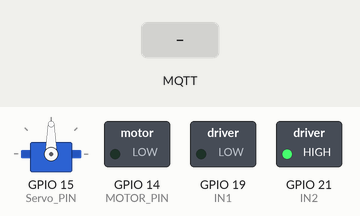
Bench run of a program on a simulated ESP32. On the bench: servo, switched loads named in the program (green lamp = pin HIGH). The test bench sets the inputs (shaded band). WiFi joins after 1.5 s; servers stay silent unless stated; no MQTT or app messages arrive unless stated; what the program prints to the serial monitor is not drawn.

Above: at 5.7 s.
5.8 s: MQTT message "1" arrives on the first subscribed topic
At 6.7 s:
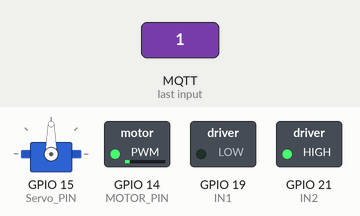
7.3 s: MQTT message "pk/dk/Quat" arrives on the second subscribed topic
At 7.8 s:
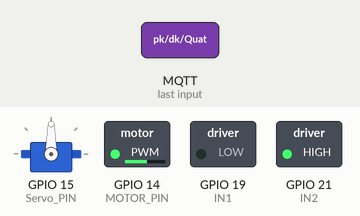
8.8 s: MQTT message "ON2" arrives on the third subscribed topic
At 10.0 s:
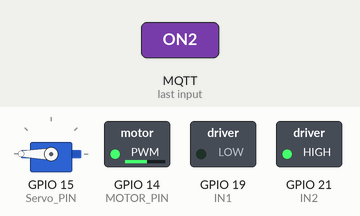
10.3 s: MQTT message "pk/dk/Quat" arrives on the first subscribed topic
At 11.3 s:
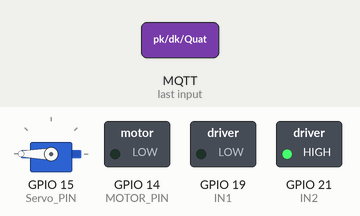
11.8 s: MQTT message "ON1" arrives on the third subscribed topic
At 12.5 s:
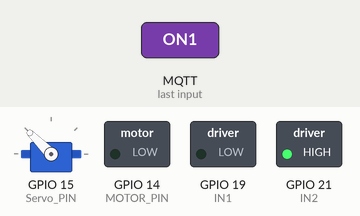
13.3 s: MQTT message "pk/dk/Rem" arrives on the second subscribed topic
At 13.6 s:
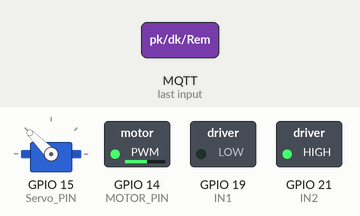
Timing chart, 0 to 15.8 s (numbered marks = the images above; inputs shaded):
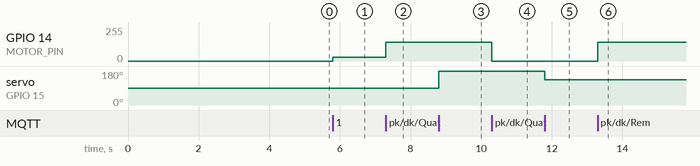

Measured:
- after the input at 5.8 s, GPIO 14 (MOTOR_PIN): 0/255 → 28/255 at once
- after the input at 7.3 s, GPIO 14 (MOTOR_PIN): 28/255 → 140/255 at once
- after the input at 8.8 s, servo on GPIO 15 (Servo_PIN): 90° → 180° at once
- after the input at 10.3 s, GPIO 14 (MOTOR_PIN): 140/255 → 0/255 at once
- after the input at 11.8 s, servo on GPIO 15 (Servo_PIN): 180° → 135° at once
- after the input at 13.3 s, GPIO 14 (MOTOR_PIN): 0/255 → 140/255 at once

The program:

main.cpp
```cpp
/////////////////////////////////////////////////////////////////////////
//  @ NAME: G15_IoT_Liv_Device2                                        //
//   Các thiết bị được điều khiển:                                     //
//    - Quat (Động cơ DC 9V)                                           //
//    - Rèm  (Servo SG90)                                              //
/////////////////////////////////////////////////////////////////////////
//________________________________________________________________ Include Library
  #include <WiFi.h>
  #include <Arduino.h>
  #include <PubSubClient.h>
  #include <ESP32Servo.h>
  #include <WiFiClient.h>

//________________________________________________________________ PINOUT ESP32 & Parameter
//3. Quat - DC motor
  #define MOTOR_PIN 14            //ENA - L298N: cấp xung pwm điều khiển tốc độ động cơ
  #define IN1 19
  #define IN2 21
  const uint8_t PwmChannelA3 = 3; //Chon kenh pwm3
  const uint8_t resolution = 8;   //chọn độ phân giải cho pwm là 8 <=> range (0-255)
  const uint16_t freq = 5000;     //tần số pwm: f = 5000Hz
//4. Rèm - Servo SG90
  #define Servo_PIN 15
  Servo servoRem;
  //nâu :GND
  //đỏ: Vin (5V)
  //cam: chân tín hiệu

//________________________________________________________________ Khai báo các topic MQTT sử dụng trên thiết bị này
//-------------------------------------------------------------
// - tt (trạng thái): trạng thái thiết bị cần gửi (publish)
// - data : dữ liệu thu thập được từ thiết bị cần gửi (publish)
// - dk (điều khiển): lệnh điều khiển thiết bị cần nhận (subcribe)
//-------------------------------------------------------------
  #define topic1 "pk/dk/Den1"
  #define topic2 "pk/tt/Den1"
  #define topic3 "pk/tt/Quat"
  #define topic4 "pk/dk/Quat"
  //#define topic6 "pk/dataTemp"
  #define topic5 "pk/kb/Gtri"
  #define topic7 "pk/tt/RGB"
  #define topic8 "pk/tt/Rem"
  #define topic9 "pk/dk/Rem"

  #define topic10 "pk/tt/Day"
  #define topic11 "pk/dataTemp"
  #define topic12 "pk/kb/PIR"
  bool flag_Rem = false;
  bool flag_Quat = false;
  bool flag_Gtri = false;
  String message; //Lưu bản tin MQTT
  String TOPIC;   //TOPIC mà MCU nhận

//________________________________________________________________ Khai báo mạng WiFi sử dụng & IP Broker
  //------ SSID & Password WiFi:
    // const char* ssid = "Hust_D7";
    // const char* password = "033201003185";
    // const char* ssid = "BkStu";
    // const char* password = "1357924680";
    const char* ssid = "TP-Link_0FFA";
    const char* password = "66668888";

//------ Địa chỉ IP broker:
    const char* mqtt_server = "192.168.0.108";

    WiFiClient espClient;
    PubSubClient client(espClient); //<=> client (MQTT)
//________________________________________________________________ Kết nối WiFi & kiểm tra localIP của ESP32
void setup_WiFi()
{
  delay(3000);
  WiFi.begin(ssid, password);
  static unsigned long time_loss_WiFi = millis();
    while (WiFi.status() != WL_CONNECTED)
    {
      delay(500);
      Serial.print(".");
    }
    Serial.println("");
    Serial.println("Da ket noi WiFi 1");
    Serial.println("IP address: ");
    Serial.println(WiFi.localIP());
}

//________________________________________________________________ reconnect(): Kết nối lại MQTT Broker
void reconnect()
 {
  // Loop until we're reconnected
  while (!client.connected())
  {
    Serial.print("Attempting MQTT connection...");
    // Create a client ID
    String clientId = "ESP32-02 - Phong khach";
    if (client.connect(clientId.c_str()))
    {
      Serial.println("MQTT connected");
      client.subscribe(topic4);   //topic: pk/dk/Quat
      client.subscribe(topic5);   //topic: pk/kb/Gtri
      client.subscribe(topic9);   //topic: pk/dk/Rem
    }
    else
    {
      Serial.print("failed, rc=");
      Serial.print(client.state());
      Serial.println(" try again in 5 seconds");
      // Wait 5 seconds before retrying
      delay(5000);
    }
  }
 }
//________________________________________________________________ Hàm điều khiển quạt, rèm
//--------------- RÈM (Servo SG90)
void Goc_Rem(int pos)   //pos (góc): 0-180*
{
  servoRem.write(pos);
  if(pos == 180) client.publish("pk/tt/Rem", "ON2");
  if(pos == 135) client.publish("pk/tt/Rem", "ON1");
  if(pos == 90) client.publish("pk/tt/Rem", "OFF");
  flag_Rem = false;
}

//---------------- Quạt (DC motor)
void Tocdo_Quat(int speed)
{
  //speed = [0-100] <=> [0-255] duty cycle
  int duty = int(speed*28.3);
  ledcWrite(PwmChannelA3, duty);
  char speedChar[8];
  dtostrf(speed, 2, 0, speedChar);
  client.publish("pk/tt/Quat",speedChar);
}

//________________________________________________________________ ISR: Xử lý gói tin nhận được qua giao thức MQTT
void callback(char* topic, byte* payload, unsigned int length)
{
  char messageBuff[20] = {'\0'};
  int i = 0;
    for (i = 0; i < length; i++)
    {
      messageBuff[i] = (char)payload[i];
    }
    messageBuff[i] = '\0';
    message = String(messageBuff);
    Serial.print("Message arrived [");
    Serial.print(topic);
    Serial.print("] ");
    Serial.println(message);
    TOPIC = String(topic);
    //-------------------------------------------------------------
    if(TOPIC == "pk/dk/Quat")
    {
      flag_Quat = true; //Bật cờ báo có hiệu lệnh điều khiển quạt
      return;
    }
    //-------------------------------------------------------------
    if(TOPIC == "pk/dk/Rem")
    {
      flag_Rem = true; //Bật cờ báo có hiệu lệnh điều khiển rèm
      return;
    }
    //-------------------------------------------------------------
    if(TOPIC == "pk/kb/Gtri")
    {
      flag_Gtri = true; //Bật cờ báo có kịch bản Giải trí
      return;
    }
}

//________________________________________________________________
void setup()
{
  // put your setup code here, to run once:
    Serial.begin(115200);
  //-----------------------------------------------
  //*Setup mạng:
    setup_WiFi();
    client.setServer(mqtt_server, 1883);
    client.setCallback(callback);

  //*Cấu hình và setup các tham số cho động cơ
    ledcSetup(PwmChannelA3, freq, resolution);
    ledcAttachPin(MOTOR_PIN, PwmChannelA3); //ENA
    pinMode(IN1, OUTPUT);
    pinMode(IN2, OUTPUT);
    digitalWrite(IN1, LOW);
    digitalWrite(IN2, HIGH);
    servoRem.attach(Servo_PIN);
}

void loop()
{
  //-----------------------------------------------
  //Kiểm tra kết nối client-broker
  if (!client.connected())
  {
    reconnect();
  }
  //-----------------------------------------------
  //-----------------------------------------------
  // Dieu khien rem
  if(flag_Rem == true)
  {
    if(message == "ON2")
      Goc_Rem(180);
    if(message == "ON1")
      Goc_Rem(135);
    if(message == "OFF")
      Goc_Rem(90);
    flag_Rem = false;
  }
  //--------------------------------------------
  //Dieu khien toc do quat
  if(flag_Quat == true)
  {
    if(message.toInt() <= 9 && message.toInt() >=0)
    {
      Tocdo_Quat(message.toInt());
    }
    flag_Quat = false;
  }
  //-------------------------------------------- Kich ban Giai tri
  //Quat se dat o muc trung binh
  if(flag_Gtri == true)
  {
    Tocdo_Quat(5);
    flag_Gtri = false;
  }
  //-----------------------------------------------
  //* Duy trì quá trình kết nối client-broker:
    client.loop();
}
```
